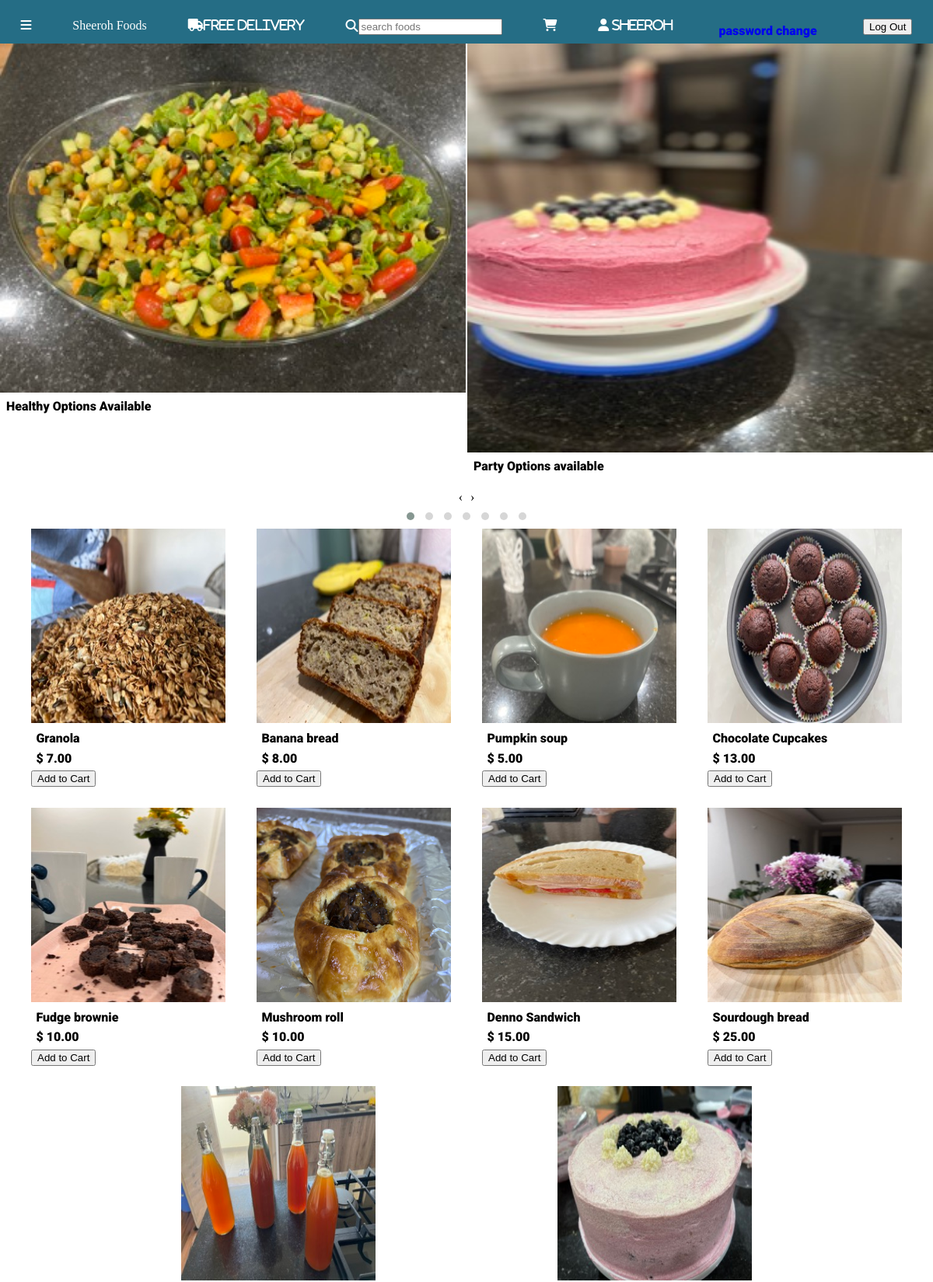
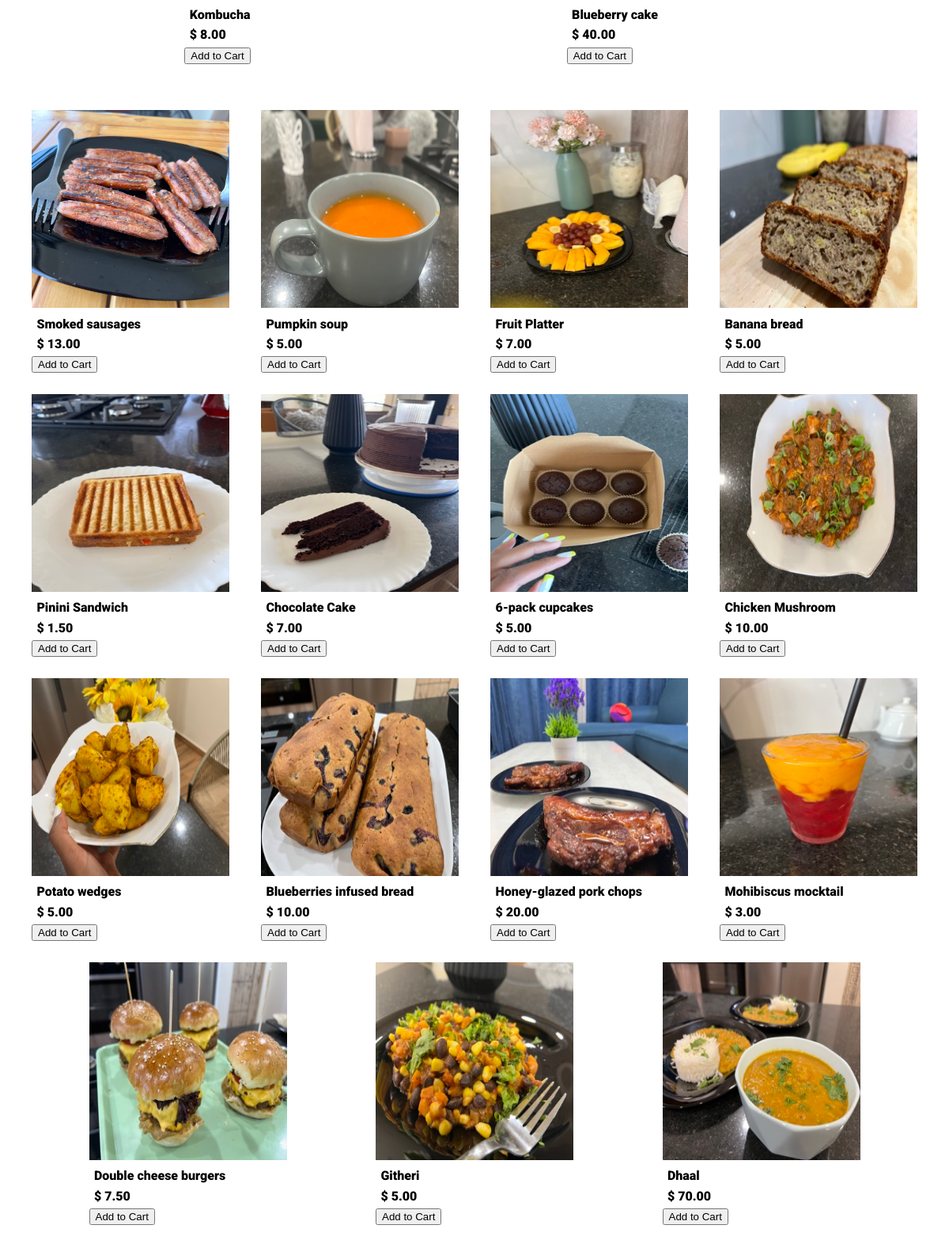
The app's page / (signed in, upper part) with its own data (2 pictures, top to bottom).
### nav/models.py (models this page shows, shortened)
class Splice_display(models.Model):
    splice_photo = models.ImageField(upload_to='images/')
    splice_description = models.CharField(max_length =200)

class Toppicks(models.Model):
    id = models.BigAutoField(auto_created=True, primary_key=True, serialize=False, verbose_name='ID')
    pick_description = models.CharField(max_length = 50)
    pick_photo = models.ImageField(upload_to='images/')
    pick_price = models.DecimalField(max_digits=20, decimal_places=2,blank= False)

class Product(models.Model):
   date = models.DateField()
   product_name = models.CharField(max_length = 100)
   product_serial_no = models.BigAutoField(primary_key=True)
   opening_balance = models.IntegerField(blank = True)
   closing_balance = models.IntegerField(blank = True)
   sales = models.IntegerField(blank = True)
   product_buying_price = models.DecimalField(max_digits =100, decimal_places=2)
   product_selling_price = models.DecimalField(max_digits =100, decimal_places=2)
   sales_tax = models.FloatField(max_length =20)
   sale_discount = models.FloatField(blank = True)
   photo = models.ImageField(upload_to='images/')

### nav/views.py (the view)
# urls.py: path("", views.nav, name="nav") ,
def nav (request):
    food_list = Product.objects.all()
    splice_images = Splice_display.objects.all()
    Top_food_picks = Toppicks.objects.all()
    template = loader.get_template("nav.html")
    context = {
        "food_list": food_list,
        "splice_images": splice_images,
        "Top_food_picks": Top_food_picks,
        }
    return HttpResponse(template.render(context, request))

### nav/templates/nav.html (shortened to what this page needs)
{% extends "base.html" %}
{% load static %}
        {% block splice%}
            <div class="owl-carousel owl-theme">
                {% for splice in splice_images %}
                    <div class="item">
                        <img src="{{ splice.splice_photo.url }}" alt="{{splice.splice_description }}">
                        <p class="splice_des_paragraph">{{splice.splice_description}}</p>
                    </div>
                {% endfor %}
            </div>
        {% endblock %}
        {% block toppicks%}
            {% for pick in Top_food_picks %}
            <div class="toppick_item">
                <a href="/toppick?id={{pick.id}}">
                    <img src="{{ pick.pick_photo.url }}" alt="{{pick.pick_description }}" width="250px" height="250px">
                </a>
                <span>
                    <a href="/toppick?id={{pick.id}}">
                        <p> {{pick.pick_description }} </p>
                    </a>
                    <a href="/toppick?id={{pick.id}}">
                        <p>$ {{pick.pick_price}}</p>
                    </a>
                    <form method="post" action="{% url 'add_toppick_tocart' %}">
                        <button type="submit" class="add_to_cart">Add to Cart</button>
                    </form>
                </span>
            </div>
            {% endfor %}
        {% endblock %}
        {% block menu%}
        {% for food in food_list %}
            <div>
                <a href="/product_details?product_serial_no={{food.product_serial_no}}">
                    <img src="{{ food.photo.url }}" alt="{{food.product_name}}" width="250px" height="250px">
                </a>
                <div>
                    <a href="product_details?product_serial_no={{food.product_serial_no}}">
                        <p> {{food.product_name}} </p>
                    </a>
                    <a href="product_details?product_serial_no={{food.product_serial_no}}">
                        <p>$ {{food.product_selling_price}}</p>
                    </a>
                    <form method="post" action="{% url 'add_menu_tocart' %}">
                        <button type="submit" class="add_to_cart">Add to Cart</button>
                    </form>
                </div>
            </div>
        {% endfor %}
        {% endblock %}

### templates/base.html (shortened to what this page needs)
{% load static %}
<!DOCTYPE html>
<html>
<head>
  <link rel="stylesheet" href="{% static 'base.css' %}">
  <link rel="stylesheet" href="https://cdnjs.cloudflare.com/ajax/libs/OwlCarousel2/2.3.4/assets/owl.carousel.min.css" />
  <link rel="stylesheet" href="https://cdnjs.cloudflare.com/ajax/libs/OwlCarousel2/2.3.4/assets/owl.theme.default.min.css" />
  <div class="top_bar">
    <i class="fa-solid fa-bars"></i>
    <span>Sheeroh Foods</span>
    <i class="fa-solid fa-truck"><span>Free delivery</span></i>
    <i class="fa-solid fa-magnifying-glass"><input placeholder="search foods"></input>
    </i>
    <a>
      <i class="fa-solid fa-cart-shopping"Cart>{{total_cartitems}}</i>
    </a>
  {% block authentication %}
    {% if user.is_authenticated %}
      <i class="fa fa-user" aria-hidden="true"> {{ user.username}}
      </i>
      <p><a href="{% url 'password_change'%}">password change</a></p>
      <form action="{% url 'logout' %}" method="post">
        <button type="submit">Log Out</button>
      </form>
    {% else %}
     <p><a href="{% url 'login' %}">Log In</a></p>
     {% endif %}
  {% endblock %}
</div>
</head>
<body>
  <main>
    <div class="splice_cover">
      {% block splice%}{% endblock %}
    </div>
    <div class="toppicks">
      {% block toppicks%}
      {% endblock %}
    </div>
    <div class="main_menu">
      {% block menu%}
      {% endblock %}
    </div>
  </main>
</body>
</html>

### static/base.css (style rules this page uses)
body { margin: 0; padding: 0; }
P { color: black; font-family: "Roboto", sans-serif; font-weight: 900; font-style: normal; margin: 0.4em; }
a { text-decoration: none; }
.top_bar { color: white; background-color: #256D85; width: 100%; height: 3%; display: flex; flex-direction: row; margin: 0; vertical-align: middle; padding-top: 2%; align-content: space-between; justify-content: space-around; }
.splice_cover { height: 35em; }
.item { height: 35em; width: 100%; }
.owl-carousel .owl-item img { max-width: auto; max-height: 94%; width: auto; height: auto; overflow: auto; padding: 0; margin: 0; }
.splice_des_paragraph { margin: 0.5em 0.5em; }
.toppicks { color: white; width: 100%; height: 30%; display: flex; flex-direction: row; flex-wrap: wrap; margin-top: 2.5em; margin-bottom: 0.5em; vertical-align: middle; padding-top: 2%; align-content: space-between; align-items: stretch; justify-content: space-evenly; }
.add_to_cart { margin-top: 0; margin-bottom: 2em; }
.main_menu { color: white; width: 100%; height: 80%; display: flex; flex-direction: row; flex-wrap: wrap; margin: 0; vertical-align: middle; padding-top: 2%; align-content: space-between; justify-content: space-evenly; }

### records on screen
Splice_display: splice_photo (picture), splice_description "Healthy Options Available"
Splice_display: splice_photo (picture), splice_description "Party Options available"
Toppicks: pick_photo (picture), pick_description "Granola", pick_price "7.00"
Toppicks: pick_photo (picture), pick_description "Banana bread", pick_price "8.00"
Toppicks: pick_photo (picture), pick_description "Pumpkin soup", pick_price "5.00"
Toppicks: pick_photo (picture), pick_description "Chocolate Cupcakes", pick_price "13.00"
Toppicks: pick_photo (picture), pick_description "Fudge brownie", pick_price "10.00"
Toppicks: pick_photo (picture), pick_description "Mushroom roll", pick_price "10.00"
Toppicks: pick_photo (picture), pick_description "Denno Sandwich", pick_price "15.00"
Toppicks: pick_photo (picture), pick_description "Sourdough bread", pick_price "25.00"
Toppicks: pick_photo (picture), pick_description "Kombucha", pick_price "8.00"
Toppicks: pick_photo (picture), pick_description "Blueberry cake", pick_price "40.00"
Product: photo (picture), product_name "Smoked sausages", product_selling_price "13.00"
Product: photo (picture), product_name "Pumpkin soup", product_selling_price "5.00"
Product: photo (picture), product_name "Fruit Platter", product_selling_price "7.00"
Product: photo (picture), product_name "Banana bread", product_selling_price "5.00"
Product: photo (picture), product_name "Pinini Sandwich", product_selling_price "1.50"
Product: photo (picture), product_name "Chocolate Cake", product_selling_price "7.00"
Product: photo (picture), product_name "6-pack cupcakes", product_selling_price "5.00"
Product: photo (picture), product_name "Chicken Mushroom", product_selling_price "10.00"
Product: photo (picture), product_name "Potato wedges", product_selling_price "5.00"
Product: photo (picture), product_name "Blueberries infused bread", product_selling_price "10.00"
Product: photo (picture), product_name "Honey-glazed pork chops", product_selling_price "20.00"
Product: photo (picture), product_name "Mohibiscus mocktail", product_selling_price "3.00"
Product: photo (picture), product_name "Double cheese burgers", product_selling_price "7.50"
Product: photo (picture), product_name "Githeri", product_selling_price "5.00"
Product: photo (picture), product_name "Dhaal", product_selling_price "70.00"

### other values on screen
{{ user.username }} "Sheeroh"
